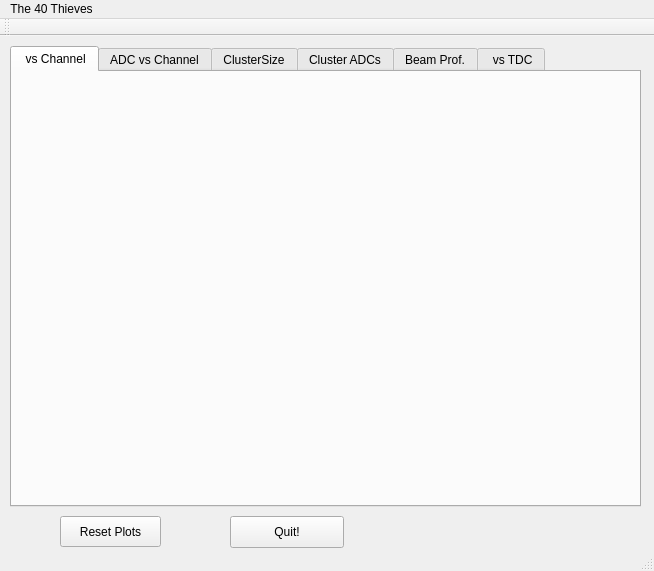
<?xml version="1.0" encoding="UTF-8"?>
<ui version="4.0">
 <class>MainWindow</class>
 <widget class="QMainWindow" name="MainWindow">
  <property name="geometry">
   <rect>
    <x>0</x>
    <y>0</y>
    <width>654</width>
    <height>571</height>
   </rect>
  </property>
  <property name="windowTitle">
   <string>MainWindow</string>
  </property>
  <widget class="QWidget" name="centralWidget">
   <widget class="QPushButton" name="pushButton">
    <property name="geometry">
     <rect>
      <x>230</x>
      <y>480</y>
      <width>114</width>
      <height>32</height>
     </rect>
    </property>
    <property name="text">
     <string>Quit!</string>
    </property>
   </widget>
   <widget class="QTabWidget" name="tabWidget">
    <property name="enabled">
     <bool>true</bool>
    </property>
    <property name="geometry">
     <rect>
      <x>10</x>
      <y>10</y>
      <width>631</width>
      <height>461</height>
     </rect>
    </property>
    <property name="currentIndex">
     <number>0</number>
    </property>
    <widget class="QWidget" name="tab">
     <attribute name="title">
      <string>&lt;ADC&gt; vs Channel</string>
     </attribute>
     <widget class="QCustomPlot" name="customPlot2" native="true">
      <property name="geometry">
       <rect>
        <x>30</x>
        <y>20</y>
        <width>451</width>
        <height>381</height>
       </rect>
      </property>
     </widget>
    </widget>
    <widget class="QWidget" name="tab_2">
     <property name="enabled">
      <bool>true</bool>
     </property>
     <attribute name="title">
      <string>ADC vs Channel</string>
     </attribute>
     <widget class="QCustomPlot" name="customPlot" native="true">
      <property name="geometry">
       <rect>
        <x>30</x>
        <y>20</y>
        <width>491</width>
        <height>378</height>
       </rect>
      </property>
     </widget>
    </widget>
    <widget class="QWidget" name="tab_3">
     <attribute name="title">
      <string>ClusterSize</string>
     </attribute>
     <widget class="QCustomPlot" name="customPlot3" native="true">
      <property name="geometry">
       <rect>
        <x>30</x>
        <y>20</y>
        <width>501</width>
        <height>321</height>
       </rect>
      </property>
     </widget>
    </widget>
    <widget class="QWidget" name="tab_4">
     <attribute name="title">
      <string>Cluster ADCs</string>
     </attribute>
     <widget class="QTabWidget" name="tabWidget_2">
      <property name="geometry">
       <rect>
        <x>60</x>
        <y>60</y>
        <width>451</width>
        <height>341</height>
       </rect>
      </property>
      <property name="currentIndex">
       <number>0</number>
      </property>
      <widget class="QWidget" name="tab_5">
       <attribute name="title">
        <string>T&lt;10</string>
       </attribute>
       <widget class="QCustomPlot" name="customPlot4" native="true">
        <property name="geometry">
         <rect>
          <x>30</x>
          <y>20</y>
          <width>391</width>
          <height>271</height>
         </rect>
        </property>
       </widget>
      </widget>
      <widget class="QWidget" name="tab_6">
       <attribute name="title">
        <string>10&lt;T&lt;20</string>
       </attribute>
       <widget class="QCustomPlot" name="customPlot5" native="true">
        <property name="geometry">
         <rect>
          <x>30</x>
          <y>20</y>
          <width>391</width>
          <height>271</height>
         </rect>
        </property>
       </widget>
      </widget>
      <widget class="QWidget" name="tab_7">
       <attribute name="title">
        <string>20&lt;T&lt;30</string>
       </attribute>
       <widget class="QCustomPlot" name="customPlot6" native="true">
        <property name="geometry">
         <rect>
          <x>30</x>
          <y>20</y>
          <width>391</width>
          <height>271</height>
         </rect>
        </property>
       </widget>
      </widget>
     </widget>
     <widget class="QLabel" name="label">
      <property name="geometry">
       <rect>
        <x>40</x>
        <y>20</y>
        <width>231</width>
        <height>21</height>
       </rect>
      </property>
      <property name="text">
       <string>Cluster ADC Counts in time bins [ns]</string>
      </property>
     </widget>
    </widget>
    <widget class="QWidget" name="tab_8">
     <attribute name="title">
      <string>Beam Prof.</string>
     </attribute>
     <widget class="QCustomPlot" name="customPlot7" native="true">
      <property name="geometry">
       <rect>
        <x>20</x>
        <y>20</y>
        <width>501</width>
        <height>381</height>
       </rect>
      </property>
     </widget>
     <widget class="QLabel" name="label_2">
      <property name="geometry">
       <rect>
        <x>220</x>
        <y>410</y>
        <width>101</width>
        <height>16</height>
       </rect>
      </property>
      <property name="text">
       <string>Beetle Channel</string>
      </property>
     </widget>
    </widget>
    <widget class="QWidget" name="tab_9">
     <attribute name="title">
      <string>&lt;Cluster ADC&gt; vs TDC</string>
     </attribute>
     <widget class="QCustomPlot" name="customPlot8" native="true">
      <property name="geometry">
       <rect>
        <x>50</x>
        <y>20</y>
        <width>491</width>
        <height>371</height>
       </rect>
      </property>
     </widget>
    </widget>
   </widget>
   <widget class="QPushButton" name="pushButton_2">
    <property name="geometry">
     <rect>
      <x>60</x>
      <y>480</y>
      <width>101</width>
      <height>31</height>
     </rect>
    </property>
    <property name="text">
     <string>Reset Plots</string>
    </property>
   </widget>
  </widget>
  <widget class="QMenuBar" name="menuBar">
   <property name="geometry">
    <rect>
     <x>0</x>
     <y>0</y>
     <width>654</width>
     <height>19</height>
    </rect>
   </property>
   <widget class="QMenu" name="menuTest_plot">
    <property name="title">
     <string>The 40 Thieves</string>
    </property>
   </widget>
   <addaction name="menuTest_plot"/>
  </widget>
  <widget class="QToolBar" name="mainToolBar">
   <attribute name="toolBarArea">
    <enum>TopToolBarArea</enum>
   </attribute>
   <attribute name="toolBarBreak">
    <bool>false</bool>
   </attribute>
  </widget>
  <widget class="QStatusBar" name="statusBar"/>
 </widget>
 <layoutdefault spacing="6" margin="11"/>
 <customwidgets>
  <customwidget>
   <class>QCustomPlot</class>
   <extends>QWidget</extends>
   <header location="global">qcustomplot.h</header>
   <container>1</container>
  </customwidget>
 </customwidgets>
 <resources/>
 <connections/>
</ui>
